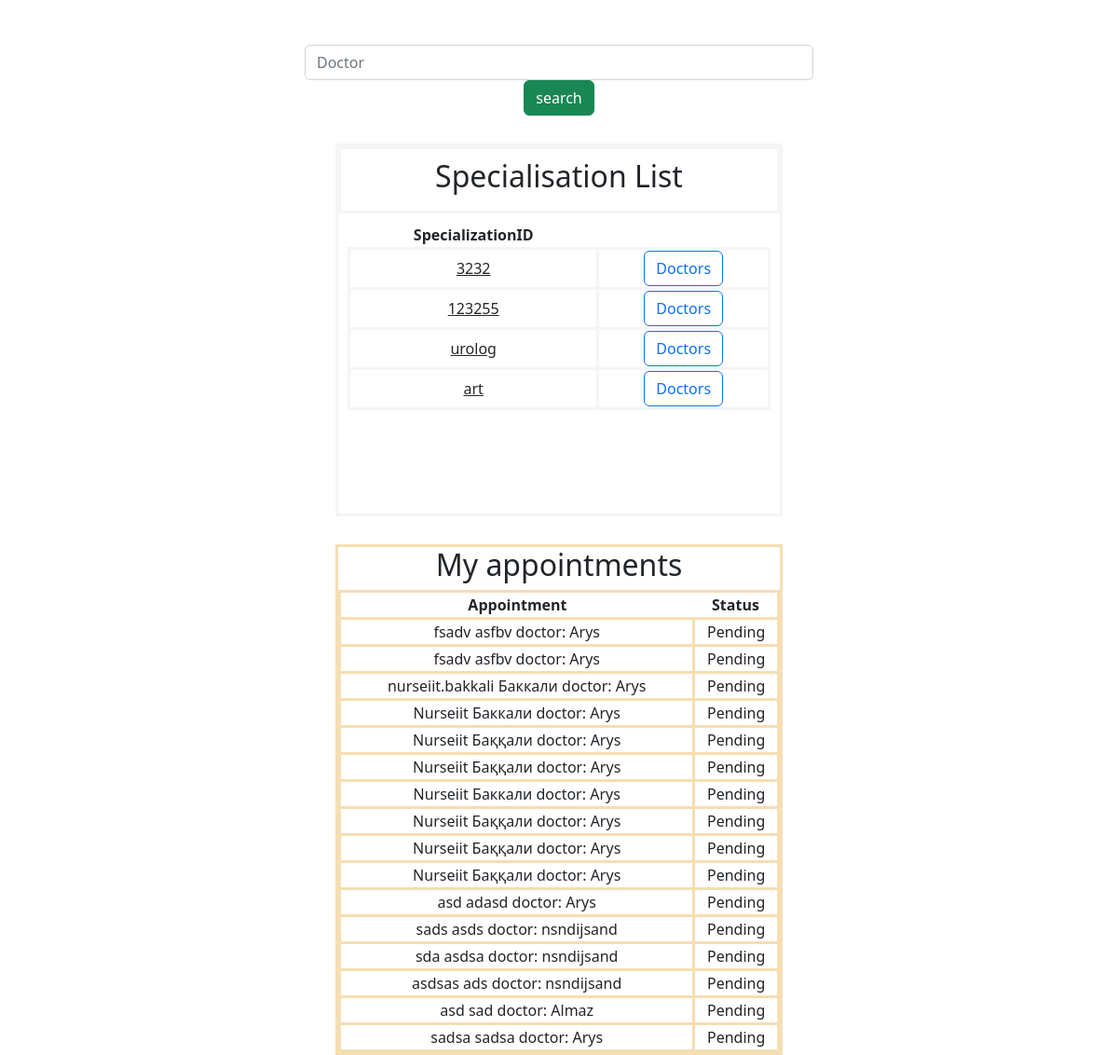
Page /appointment/ on the earlier database version.
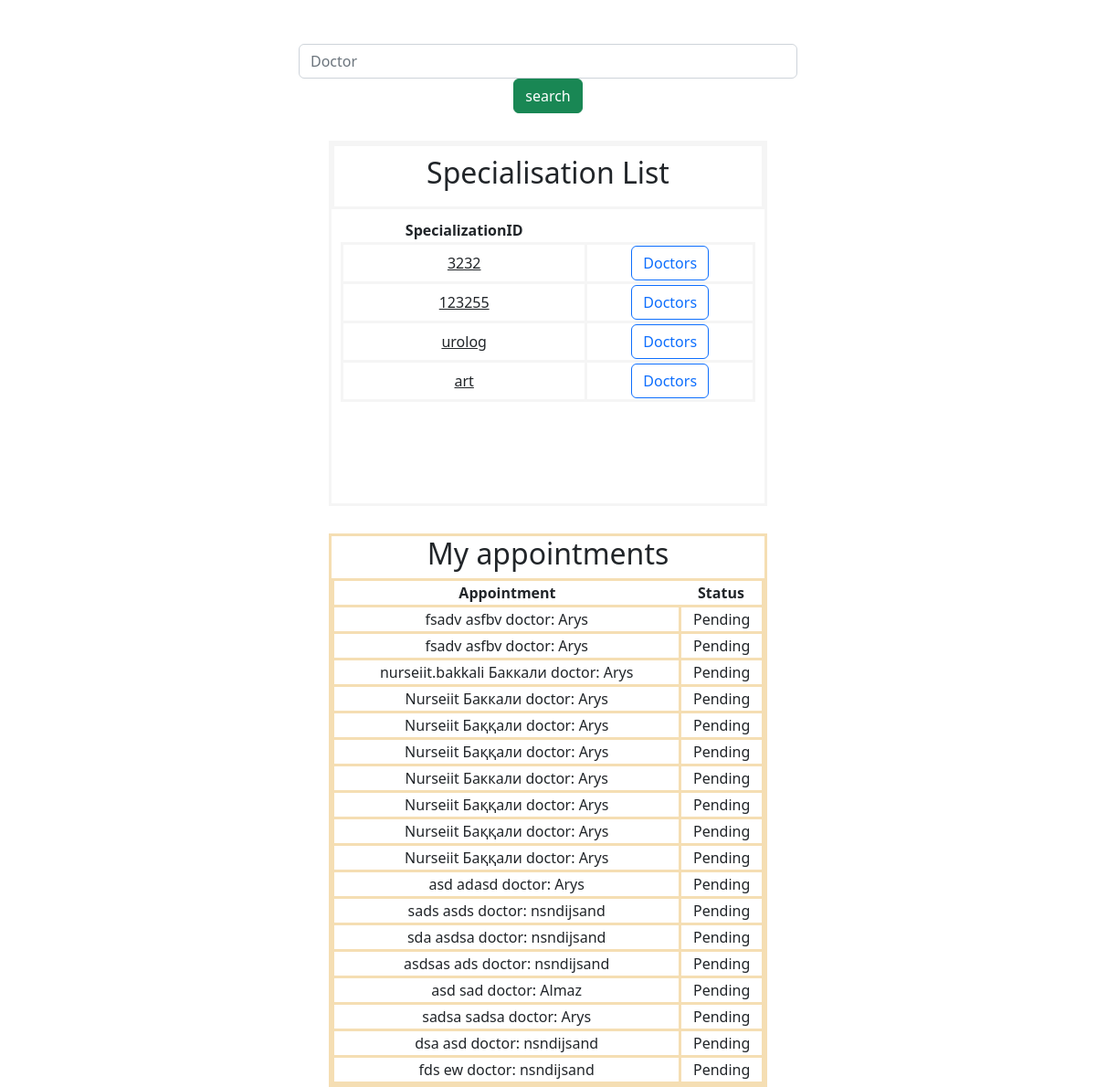
Same page on the later database version.
### hospital/models.py (models this page shows)
class Appointment(models.Model):
    name = models.CharField(max_length=30)
    surname = models.CharField(max_length=30)
    date = models.DateField(default=datetime.date.today)
    specialization = models.CharField(max_length=30)
    doctor =models.ForeignKey(Doctor, on_delete=models.CASCADE)
    contacts = models.CharField(max_length=100)
    status = models.CharField(max_length=30, default="Pending")
    def __str__(self):
        return f"{self.name} {self.surname} doctor: {self.doctor}"

class Doctor(models.Model):
  name = models.CharField(max_length=50, null = True)
  surname = models.CharField(max_length=50, null = True)
  middlename = models.CharField(max_length=50, null = True)
  iIN = models.CharField(max_length=50, null = True)
  iDnumber = models.CharField(max_length = 40, null = True)
  specializationID = models.CharField(max_length=50, null = True)
  departmentID = models.CharField(max_length=50, null = True)
  experience = models.CharField(max_length=50, null = True)
  photo = models.ImageField()
  category = models.CharField(max_length=50, null = True)
  priceOftheAppointment = models.CharField(max_length=50, null = True)
  scheduleDetails = models.CharField(max_length=50, null = True)
  Degree = models.CharField(max_length=50, null = True)
  rating = models.CharField(max_length=50, null = True)
  homepageURL = models.CharField(max_length=50, null = True)
  email = models.EmailField(unique = True, null = True)
  gender = models.CharField(max_length = 20, null = True)
  phonenumber = models.CharField(max_length = 15, null = True)
  address = models.CharField(max_length = 100, null = True)
  birthdate = models.DateField()
  bloodgroup = models.CharField(max_length = 5, null = True)
  departmentID = models.CharField(max_length = 20, null = True)
  def __str__(self):
    return self.name

### hospital/views.py (the view)
# urls.py: path("appointment/", appointment, name="appointment"),
def appointment(request):
    doc = Doctor.objects.order_by().values('specializationID').distinct()
    doctor = Doctor.objects.all()
    apppoint = Appointment.objects.all()
    return render(request, "appointment.html", {"doctor": doctor,'doc':doc, "appo":apppoint})

### hospital/templates/appointment.html (shortened to what this page needs)
{% load static %}
<!DOCTYPE html>
<html>
<head>
    <link href="https://cdn.jsdelivr.net/npm/bootstrap@5.2.3/dist/css/bootstrap.min.css" rel="stylesheet"
>
    <link rel="stylesheet" href="{%static 'appointment.css'%}">
</head>
<body>
    <div class="container">
        <div class="row">
            <div class="col-6 mx-auto text-center mt-5">
                <form method="POST" action="/make_appointment_post/">
                    <input type="text" name="subs" list="doctor" placeholder="Doctor" class="form-control">
                    <input class="btn btn-success" type="submit" value="search">
                </form>
            </div>
        </div>
    </div>
    <section id="specialisation">
        {% if doc.count > 0 %}
        <div>
            <h2>Specialisation List</h2>
        </div>
        <div>
            <table>
                <thead>
                    <th>SpecializationID</th>
                    <th></th>
                </thead>
                {% for i in doc %}
                <tr>
                    <td>{{ i.specializationID }}</td>
                    <td><a class="btn btn-outline-primary" href="/make_appointment/{{i.specializationID}}"
                            role="button">Doctors</a>
                </tr>
                {% endfor %}
            </table>
        </div>
        {% endif %}
    </section>
    <section id="appocont">
        {% if appo.count > 0 %}
        <h2>My appointments</h2>
        <table id="appoin">
            <thead>
                <th>Appointment</th>
                <th>Status</th>
            </thead>
            {% for i in appo %}
            <tr>
                <td>{{ i }}</td>
                <td>{{ i.status }}</td>
            </tr>
            {% endfor %}
        </table>
        {% endif %}
    </section>
</body>
</html>

Differences in the rows shown:
added Appointment: name+surname+doctor "dsa asd doctor: nsndijsand", status "Pending"
added Appointment: name+surname+doctor "fds ew doctor: nsndijsand", status "Pending"
